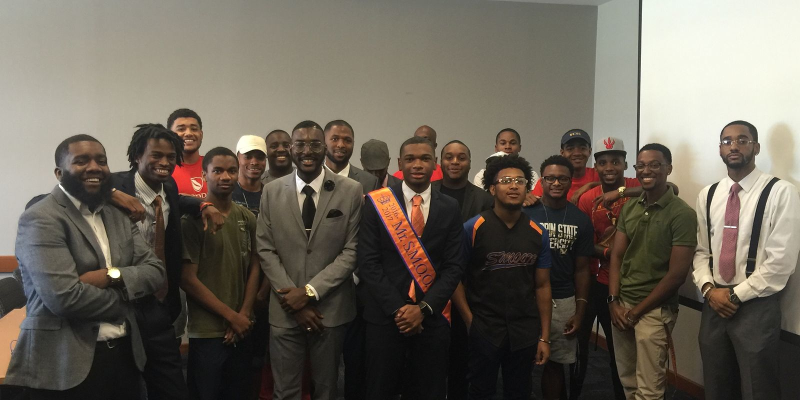
#> input picture smooth2009/site/images/about-members.jpg, 1600 x 800 px (shown at 1/2 size)
$ python crest.py ../site/images/about-members.jpg ../site/images/donate.jpg
#> lines starting #> are read from the running program, lines starting #| are printed output that depends on the picture
import sys, colorsys
from PIL import Image, ImageFilter
from collections import deque, Counter
src, dst = sys.argv[1], sys.argv[2]
im = Image.open(src).convert('RGBA'); w,h = im.size; px = im.load()
#> after `w, h = im.size`: w = 1600; h = 800
def bg(p, t):  # near-white, low saturation
    r,g,b,_ = p; return min(r,g,b) >= t and max(r,g,b)-min(r,g,b) < 18
seen = bytearray(w*h); q = deque()
for x in range(w): q += [(x,0),(x,h-1)]
for y in range(h): q += [(0,y),(w-1,y)]
mask = Image.new('L',(w,h),255); m = mask.load()
#> after `mask = Image.new('L', (w, h), 255)`: mask: PIL image 1600x800 L; every value is 255
while q:
    x,y = q.popleft()
    if x<0 or y<0 or x>=w or y>=h or seen[y*w+x]: continue
    seen[y*w+x]=1
    if not bg(px[x,y], 228): continue
    m[x,y]=0
    q += [(x+1,y),(x-1,y),(x,y+1),(x,y-1)]
mask = mask.filter(ImageFilter.GaussianBlur(0.8))
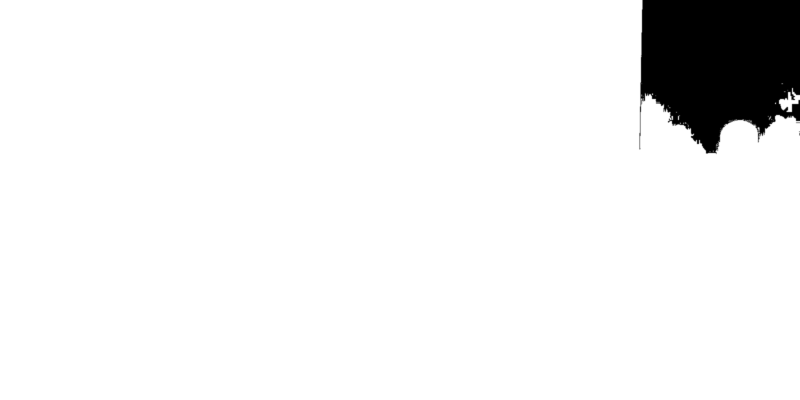
#> mask: PIL image 1600x800 L (shown at 1/2 size); min 0, max 255, mean 239.5
im.putalpha(mask)
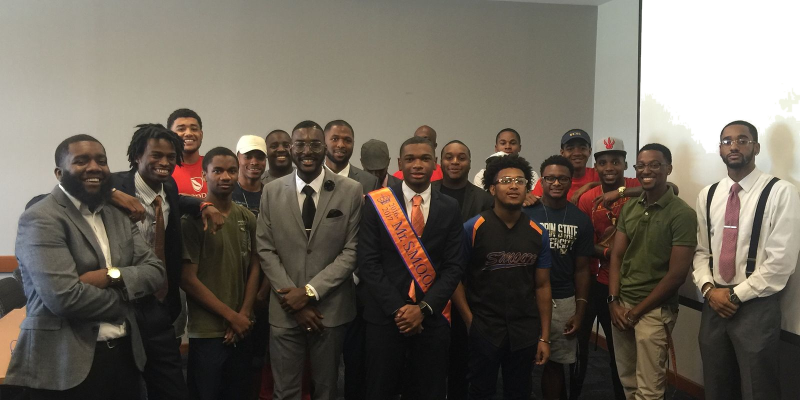
#> im: PIL image 1600x800 RGBA (shown at 1/2 size); mean R, G, B, A 105.1, 97.9, 86.9, 239.5; transparent parts drawn white
bbox = mask.point(lambda v:255 if v>20 else 0).getbbox(); im = im.crop(bbox)
#> after `bbox = mask.point(lambda v: 255 if v > 20 else 0).getbbox()`: bbox = (0, 0, 1600, 800)
im.save(dst)
# dominant saturated colours
small = Image.open(src).convert('RGB').resize((200,200)); c = Counter()
#> after `small = Image.open(src).convert('RGB').resize((200, 200))`:
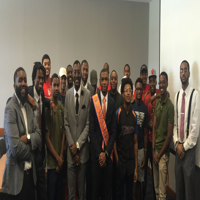
#> small: PIL image 200x200 RGB; mean R, G, B 105.1, 97.9, 86.9
for p in small.getdata():
    hh,ss,vv = colorsys.rgb_to_hsv(*[v/255 for v in p])
    if ss>0.45 and vv>0.35: c[(round(hh*24)%24)] += 1
#> this loop made 40000 passes
#> (p, hh, ss, vv) on passes 1 to 3: ((173, 174, 166), 0.187, 0.046, 0.682), ((172, 173, 165), 0.187, 0.0462, 0.678), ((172, 173, 165), 0.187, 0.0462, 0.678)
#> after the loop, c = {2: 611, 1: 818, 0: 291, 23: 8, 3: 15, 4: 1, 14: 1, 22: 1}
for hb,_ in c.most_common(3):
    pts=[p for p in small.getdata() if (lambda t:(t[1]>0.45 and t[2]>0.35 and round(t[0]*24)%24==hb))(colorsys.rgb_to_hsv(*[v/255 for v in p]))]
    avg=tuple(sorted(ch)[len(ch)//2] for ch in zip(*pts))
    print(dst.split('/')[-1], '#%02x%02x%02x'%avg, len(pts))
#> this loop made 3 passes
#> (hb, avg) on passes 1 to 3: (1, (127, 75, 52)), (2, (130, 89, 61)), (0, (154, 49, 43))
#| donate.jpg #7f4b34 818
#| donate.jpg #82593d 611
#| donate.jpg #9a312b 291

$ run again, on smooth2009/site/images/founder-flowers.jpg
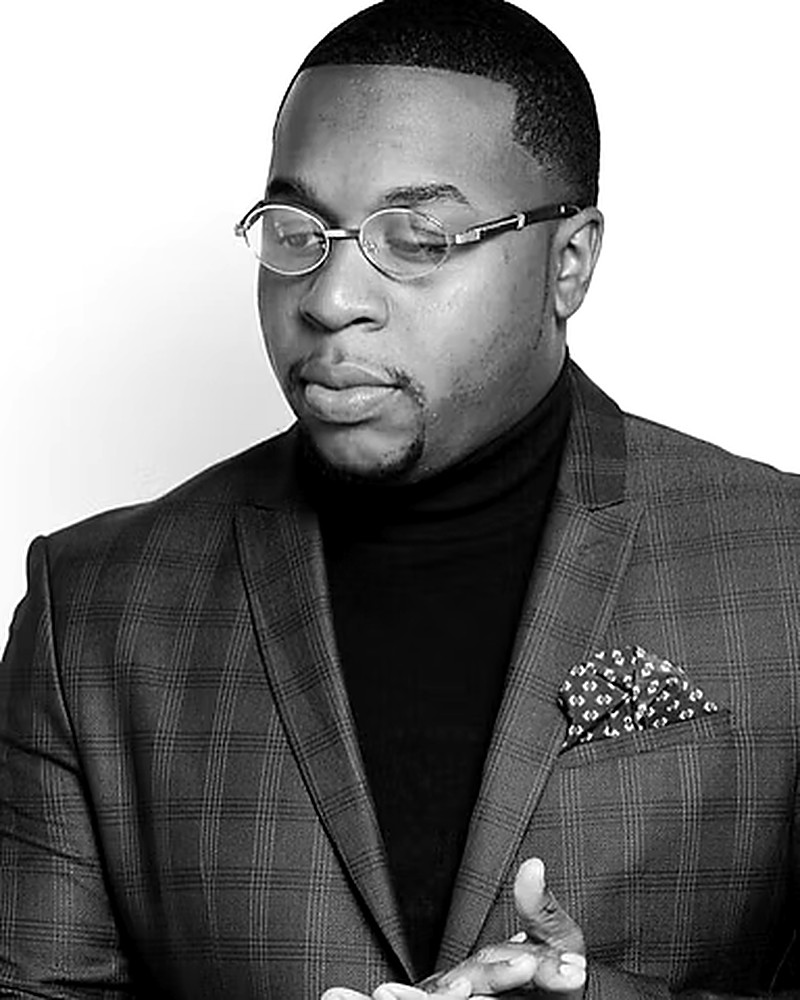
#> input picture smooth2009/site/images/founder-flowers.jpg, 800 x 1000 px
#> `mask = mask.filter(ImageFilter.GaussianBlur(0.8))`:
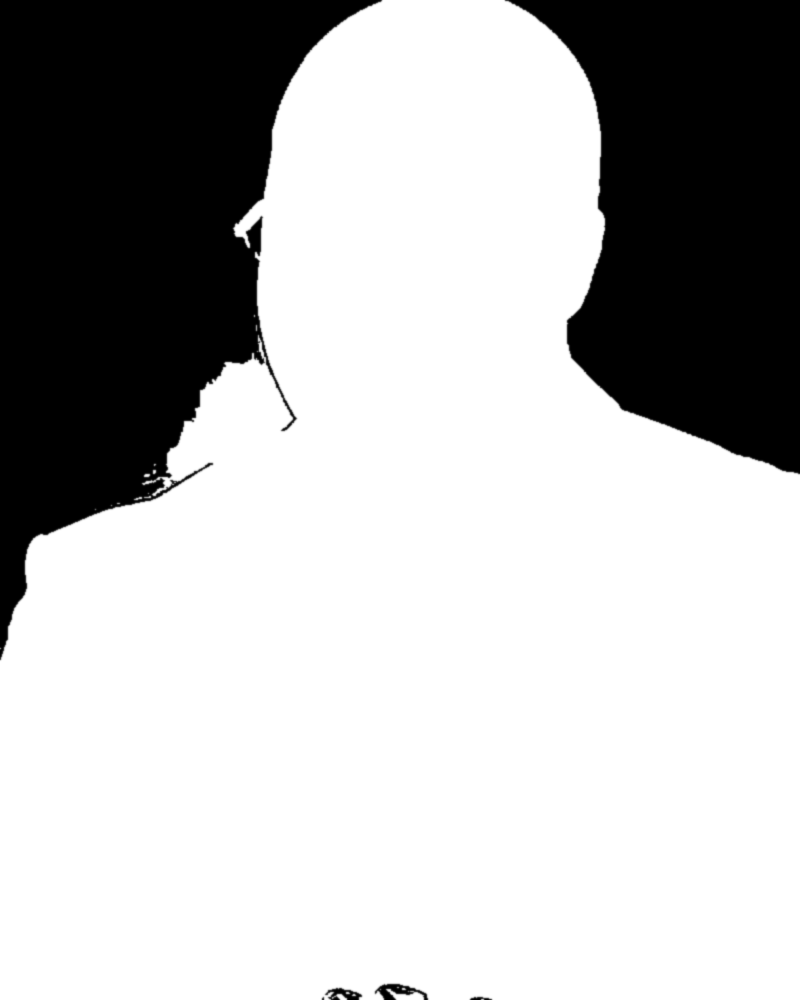
#> mask: PIL image 800x1000 L; min 0, max 255, mean 182.9
#> bbox = (0, 0, 800, 1000)
#> `small = Image.open(src).convert('RGB').resize((200, 200))`:
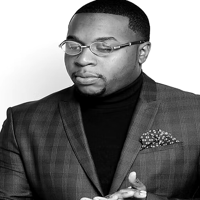
#> small: PIL image 200x200 RGB; min 0, max 255, mean 121.8
#> after the loop `for p in small.getdata():`: c = 0 items

$ run again, on smooth2009/site/images/founder-hooker.jpg
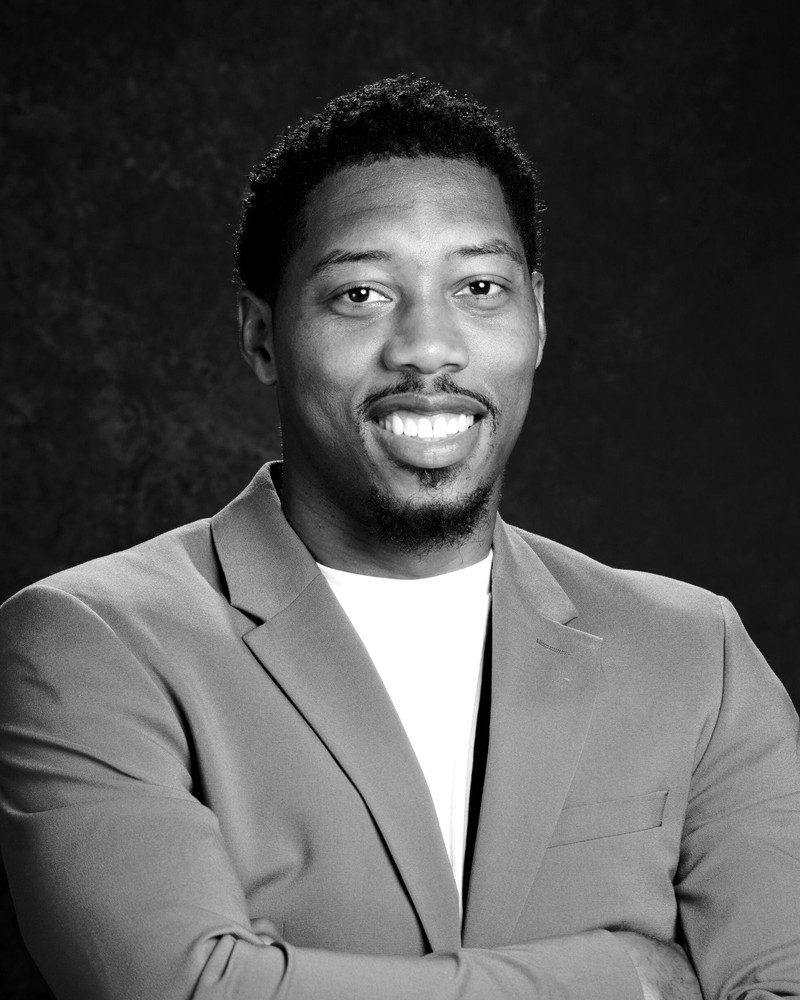
#> input picture smooth2009/site/images/founder-hooker.jpg, 800 x 1000 px
#> mask: PIL image 800x1000 L; every value is 255
#> bbox = (0, 0, 800, 1000)
#> `small = Image.open(src).convert('RGB').resize((200, 200))`:
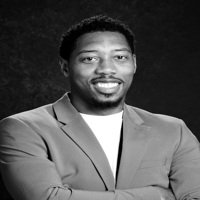
#> small: PIL image 200x200 RGB; min 0, max 255, mean 84.4
#> the loop `for p in small.getdata():` made 40000 passes
#> (p, vv) on passes 1 to 3: ((11, 11, 11), 0.0431), ((8, 8, 8), 0.0314), ((10, 10, 10), 0.0392)
#> after the loop `for p in small.getdata():`: c = 0 items

$ run again, on smooth2009/site/images/founder-lawrence.jpg
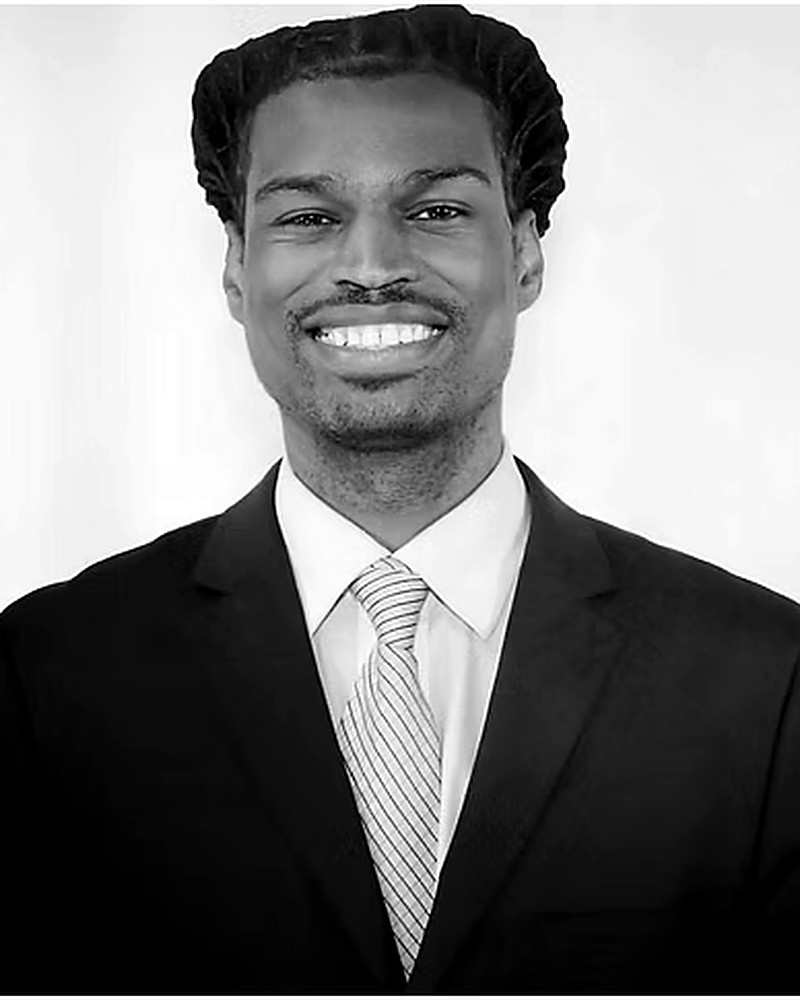
#> input picture smooth2009/site/images/founder-lawrence.jpg, 800 x 1000 px
#> `mask = mask.filter(ImageFilter.GaussianBlur(0.8))`:
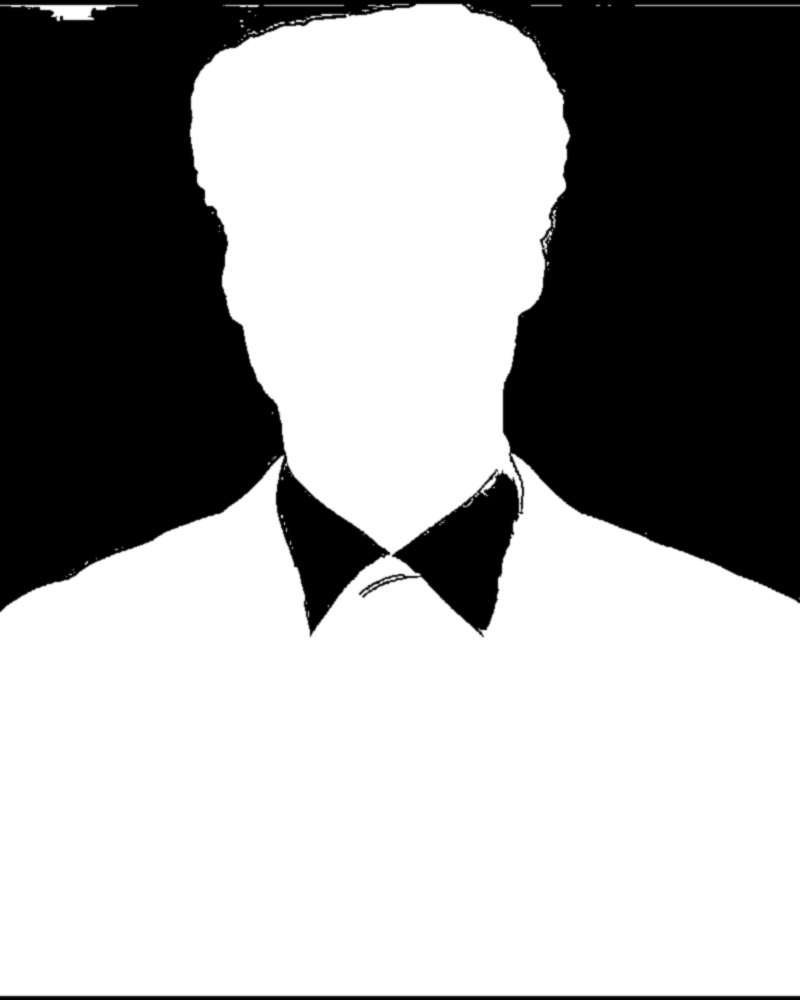
#> mask: PIL image 800x1000 L; min 0, max 255, mean 160.1
#> bbox = (0, 3, 800, 997)
#> `small = Image.open(src).convert('RGB').resize((200, 200))`:
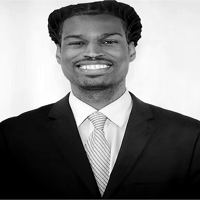
#> small: PIL image 200x200 RGB; min 0, max 255, mean 125.7
#> the loop `for p in small.getdata():` made 40000 passes
#> (p, vv) on passes 1 to 3: ((233, 233, 233), 0.914), ((233, 233, 233), 0.914), ((233, 233, 233), 0.914)
#> after the loop `for p in small.getdata():`: c = 0 items
